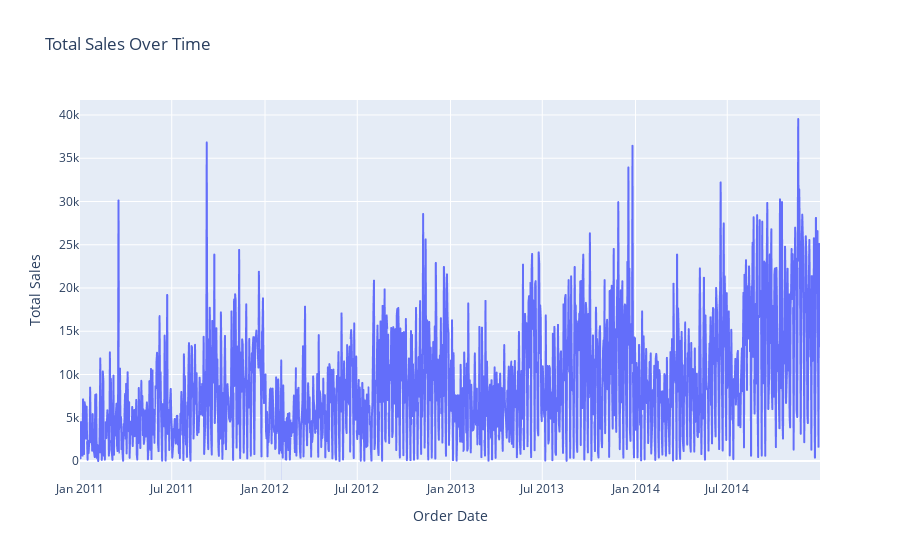

The notebook cell saved with this chart:
### Code cell
# Import necessary libraries
import pandas as pd
import plotly.express as px
import plotly.offline as pyo

# Convert 'Order Date' to datetime
data['Order Date'] = pd.to_datetime(data['Order Date'], format='%d/%m/%Y')

# Calculate total sales by order date
total_sales = data.groupby('Order Date')['Sales'].sum().reset_index()

# Create an interactive plot using plotly
fig = px.line(total_sales, x='Order Date', y='Sales', title='Total Sales Over Time', labels={'Sales': 'Total Sales'})

# Initialize plotly offline mode
pyo.init_notebook_mode(connected=True)

# Show the plot
pyo.iplot(fig)

### Figure 1 — Plotly figure (JSON) as saved in the notebook; plotly's stock layout.template omitted (floating-point values rounded to 4 significant figures; data arrays with more than 128 entries replaced by an {"elided": "..."} marker saying what was removed)
{"data": [{"hovertemplate": "Order Date=%{x}<br>Total Sales=%{y}<extra></extra>", "legendgroup": "", "line": {"color": "#636efa", "dash": "solid"}, "marker": {"symbol": "circle"}, "mode": "lines", "name": "", "showlegend": false, "type": "scattergl", "x": {"elided": "1430 str values"}, "xaxis": "x", "y": {"elided": "1430 float values"}, "yaxis": "y"}], "layout": {"legend": {"tracegroupgap": 0}, "title": {"text": "Total Sales Over Time"}, "xaxis": {"anchor": "y", "domain": [0, 1], "title": {"text": "Order Date"}}, "yaxis": {"anchor": "x", "domain": [0, 1], "title": {"text": "Total Sales"}}}}
